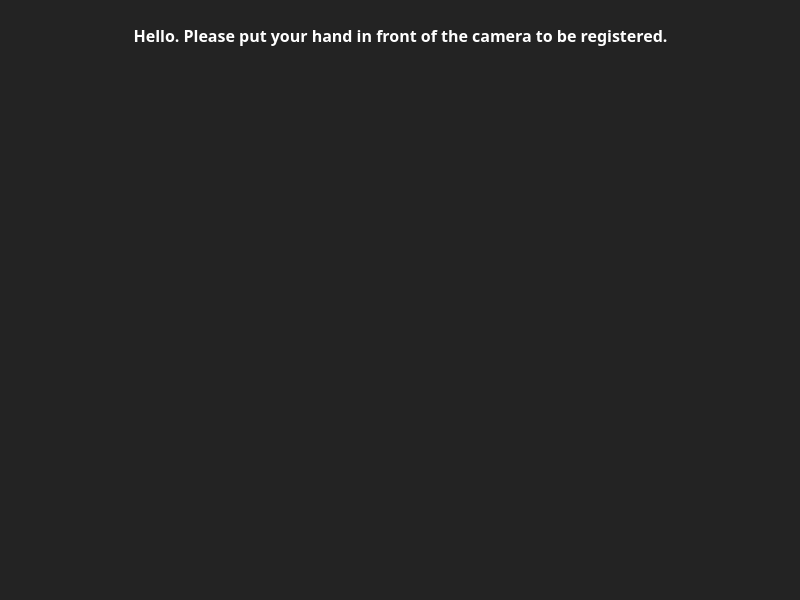
<?xml version="1.0" encoding="UTF-8"?>
<ui version="4.0">
 <class>hand_register_window</class>
 <widget class="QMainWindow" name="hand_register_window">
  <property name="geometry">
   <rect>
    <x>0</x>
    <y>0</y>
    <width>800</width>
    <height>600</height>
   </rect>
  </property>
  <property name="maximumSize">
   <size>
    <width>800</width>
    <height>600</height>
   </size>
  </property>
  <property name="windowTitle">
   <string>Multimodal Authentication System - Hand</string>
  </property>
  <property name="windowIcon">
   <iconset>
    <normaloff>images/hand_wd.png</normaloff>images/hand_wd.png</iconset>
  </property>
  <property name="styleSheet">
   <string notr="true">background-color: rgb(35, 35, 35);
border-color: rgb(42, 42, 42);
color: rgb(255, 255, 255);</string>
  </property>
  <widget class="QWidget" name="centralwidget">
   <widget class="QLabel" name="image">
    <property name="geometry">
     <rect>
      <x>60</x>
      <y>80</y>
      <width>691</width>
      <height>451</height>
     </rect>
    </property>
    <property name="styleSheet">
     <string notr="true"/>
    </property>
    <property name="text">
     <string/>
    </property>
   </widget>
   <widget class="QLabel" name="text">
    <property name="geometry">
     <rect>
      <x>40</x>
      <y>20</y>
      <width>721</width>
      <height>31</height>
     </rect>
    </property>
    <property name="font">
     <font>
      <family>Hack</family>
      <pointsize>12</pointsize>
      <weight>75</weight>
      <bold>true</bold>
     </font>
    </property>
    <property name="text">
     <string>Hello. Please put your hand in front of the camera to be registered.</string>
    </property>
    <property name="alignment">
     <set>Qt::AlignCenter</set>
    </property>
   </widget>
  </widget>
  <widget class="QStatusBar" name="statusbar"/>
 </widget>
 <resources/>
 <connections/>
</ui>
